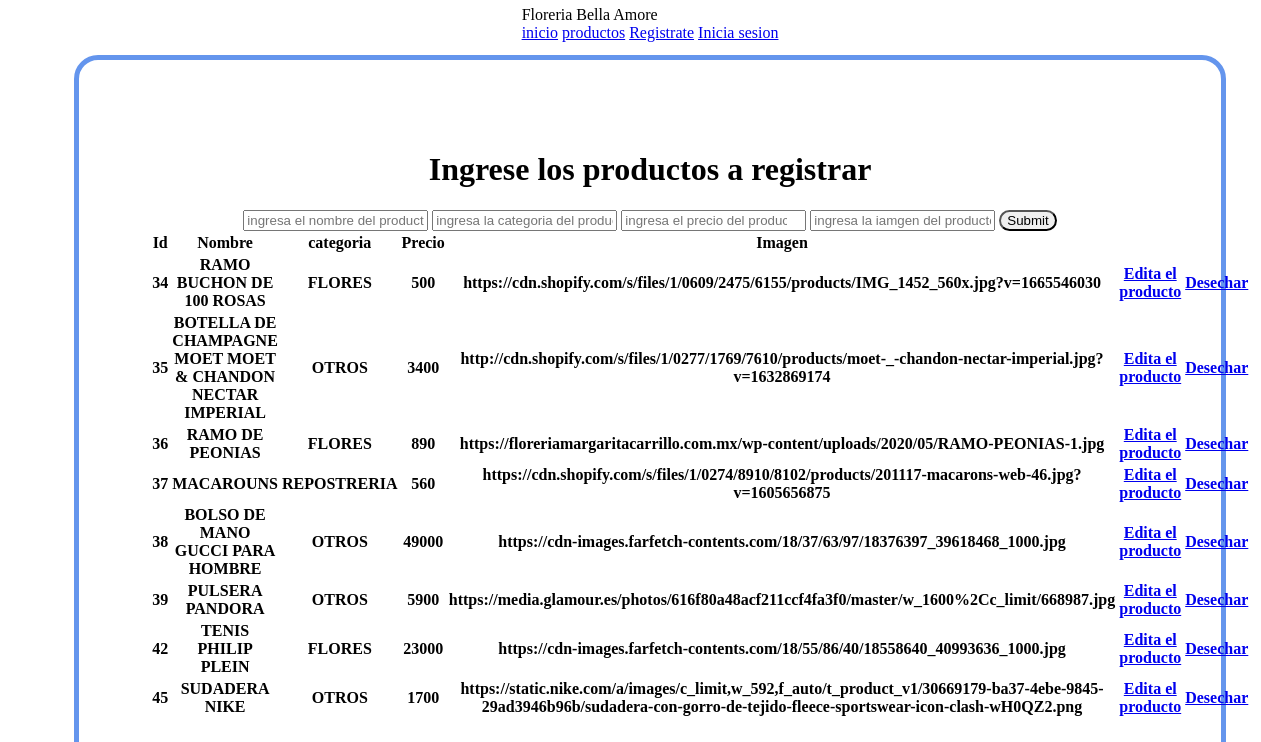
/productosNuevos.php, run on the app's committed database.
### tables this page shows
CREATE TABLE `productos` (
  `id` int(255) NOT NULL,
  `nombre` varchar(100) NOT NULL,
  `categoria` varchar(100) NOT NULL,
  `precio` decimal(10,0) NOT NULL,
  `imagen` varchar(255) NOT NULL
);

### productosNuevos.php (the view, shortened to what this page needs)
<?php
    $con=conectar();
    $sql="SELECT *  FROM productos";
    $query=mysqli_query($con,$sql);
?>
<!DOCTYPE html>
<html lang="en">
    <head>
        <link rel="stylesheet" href="productosNuevos.css"/>
    </head>
    <header>
    <span class="logo">Floreria Bella Amore</span>
        <nav>
           <a href="index.html">inicio</a>
             <a href="productos.php">productos</a>
            <a href="registro.html">Registrate</a>
            <a href="login.html">Inicia sesion</a>
    </header>
    <body>
            <div class="login-card">
                    <div class="row">
                        <div class="col-md-3">
                            <h1>Ingrese los productos a registrar</h1>
                                <form action="insertar.php" method="POST">
                                    <input type="text" class="form-control mb-3" name="nombre" id="nombre" placeholder="ingresa el nombre del producto">
                                    <input type="text" class="form-control mb-3" name="categoria" id="categoria" placeholder="ingresa la categoria del producto">
                                    <input type="number" class="form-control mb-3" name="precio" id="precio" placeholder="ingresa el precio del producto">
                                    <input type="text" class="form-control mb-3" name="imagen" id="imagen" placeholder="ingresa la iamgen del producto">
                                    <input type="submit" class="btn btn">
                                </form>
                        </div>
                        <div class="login-form">
                            <table class="table" >
                                <thead class="table-success table-stripd" >
                                    <tr>
                                        <th>Id</th>
                                        <th>Nombre</th>
                                        <th>categoria</th>
                                        <th>Precio</th>
                                        <th>Imagen</th>
                                    </tr>
                                </thead>
                                <tbody>
                                        <?php
                                            while($row=mysqli_fetch_array($query)){
                                        ?>
                                            <tr>
                                                <th><?php echo $row['id']?></th>
                                                <th><?php  echo $row['nombre']?></th>
                                                <th><?php  echo $row['categoria']?></th>
                                                <th><?php  echo $row['precio']?></th>
                                                <th><?php  echo $row['imagen']?></th>
                                                <th><a href="actualizar.php?id=<?php echo $row['id'] ?>" class="btn btn">Edita el producto</a></th>
                                                <th><a href="delete.php?id=<?php echo $row['id'] ?>" class="btn btn">Desechar</a></th>
                                            </tr>
                                        <?php
                                            }
                                        ?>
                                </tbody>
                            </table>
                        </div>
                    </div>
            </div>
    </body>
</html>
</html>

### productosNuevos.css (style rules this page uses)
html, body { height: 100%; }
body { display: grid; place-items: center; margin: 0; padding: 0 24px; background-image: url("media/flores-con-liston-rosa_3840x2400_xtrafondos.com.jpg"); background-repeat: no-repeat; background-size: cover; animation: pan 10s infinite alternate linear; }
.login-card { width: 80%; padding: 70px ; border-radius: 24px; background: #ffffff; text-align: center; border:cornflowerblue 5px solid; }
.btn { border-radius:35px; }
.login-card table { border-radius: 30px; }

### data on the page
productos: id "34", nombre "RAMO BUCHON DE 100 ROSAS", categoria "FLORES", precio "500", imagen "https://cdn.shopify.com/s/files/1/0609/2475/6155/products/IMG_1452_560x.jpg?v=1665546030"
productos: id "35", nombre "BOTELLA DE CHAMPAGNE MOET MOET & CHANDON NECTAR IMPERIAL", categoria "OTROS", precio "3400", imagen "http://cdn.shopify.com/s/files/1/0277/1769/7610/products/moet-_-chandon-nectar-imperial.jpg?v=1632869174"
productos: id "36", nombre "RAMO DE PEONIAS", categoria "FLORES", precio "890", imagen "https://floreriamargaritacarrillo.com.mx/wp-content/uploads/2020/05/RAMO-PEONIAS-1.jpg"
productos: id "37", nombre "MACAROUNS", categoria "REPOSTRERIA", precio "560", imagen "https://cdn.shopify.com/s/files/1/0274/8910/8102/products/201117-macarons-web-46.jpg?v=1605656875"
productos: id "38", nombre "BOLSO DE MANO GUCCI PARA HOMBRE", categoria "OTROS", precio "49000", imagen "https://cdn-images.farfetch-contents.com/18/37/63/97/18376397_39618468_1000.jpg"
productos: id "39", nombre "PULSERA PANDORA", categoria "OTROS", precio "5900", imagen "https://media.glamour.es/photos/616f80a48acf211ccf4fa3f0/master/w_1600%2Cc_limit/668987.jpg"
productos: id "42", nombre "TENIS PHILIP PLEIN", categoria "FLORES", precio "23000", imagen "https://cdn-images.farfetch-contents.com/18/55/86/40/18558640_40993636_1000.jpg"
productos: id "45", nombre "SUDADERA NIKE", categoria "OTROS", precio "1700", imagen "https://static.nike.com/a/images/c_limit,w_592,f_auto/t_product_v1/30669179-ba37-4ebe-9845-29ad3946b96b/sudadera-con-gorro-de-tejido-fleece-sportswear-icon-clash-wH0QZ2.png"
